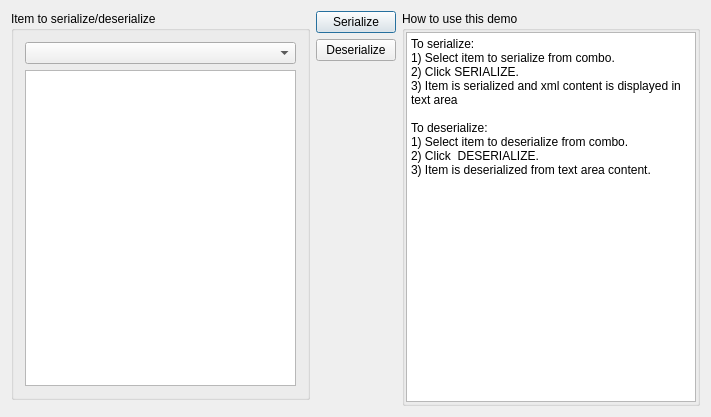
<?xml version="1.0" encoding="UTF-8"?>
<ui version="4.0">
 <class>Dialog</class>
 <widget class="QDialog" name="Dialog">
  <property name="geometry">
   <rect>
    <x>0</x>
    <y>0</y>
    <width>711</width>
    <height>417</height>
   </rect>
  </property>
  <property name="windowTitle">
   <string>Serializable Demo</string>
  </property>
  <layout class="QGridLayout" name="gridLayout_4">
   <item row="0" column="0" rowspan="3">
    <widget class="QGroupBox" name="groupBox">
     <property name="title">
      <string>Item to serialize/deserialize</string>
     </property>
     <layout class="QGridLayout" name="gridLayout">
      <item row="0" column="0">
       <widget class="QComboBox" name="comboSerialize"/>
      </item>
      <item row="1" column="0">
       <widget class="QPlainTextEdit" name="txtSerialize"/>
      </item>
     </layout>
    </widget>
   </item>
   <item row="0" column="1">
    <widget class="QPushButton" name="cmdSerialize">
     <property name="text">
      <string>Serialize</string>
     </property>
    </widget>
   </item>
   <item row="0" column="2" rowspan="4">
    <widget class="QGroupBox" name="groupBox_3">
     <property name="title">
      <string>How to use this demo</string>
     </property>
     <layout class="QGridLayout" name="gridLayout_3">
      <property name="margin">
       <number>1</number>
      </property>
      <item row="0" column="0">
       <widget class="QPlainTextEdit" name="plainTextEdit">
        <property name="readOnly">
         <bool>true</bool>
        </property>
        <property name="plainText">
         <string>To serialize:
1) Select item to serialize from combo.
2) Click SERIALIZE.
3) Item is serialized and xml content is displayed in text area

To deserialize:
1) Select item to deserialize from combo.
2) Click  DESERIALIZE.
3) Item is deserialized from text area content.</string>
        </property>
       </widget>
      </item>
     </layout>
    </widget>
   </item>
   <item row="2" column="1">
    <spacer name="verticalSpacer">
     <property name="orientation">
      <enum>Qt::Vertical</enum>
     </property>
     <property name="sizeHint" stdset="0">
      <size>
       <width>20</width>
       <height>150</height>
      </size>
     </property>
    </spacer>
   </item>
   <item row="1" column="1">
    <widget class="QPushButton" name="cmdDeserialize">
     <property name="text">
      <string>Deserialize</string>
     </property>
    </widget>
   </item>
  </layout>
 </widget>
 <layoutdefault spacing="6" margin="11"/>
 <resources/>
 <connections/>
</ui>
